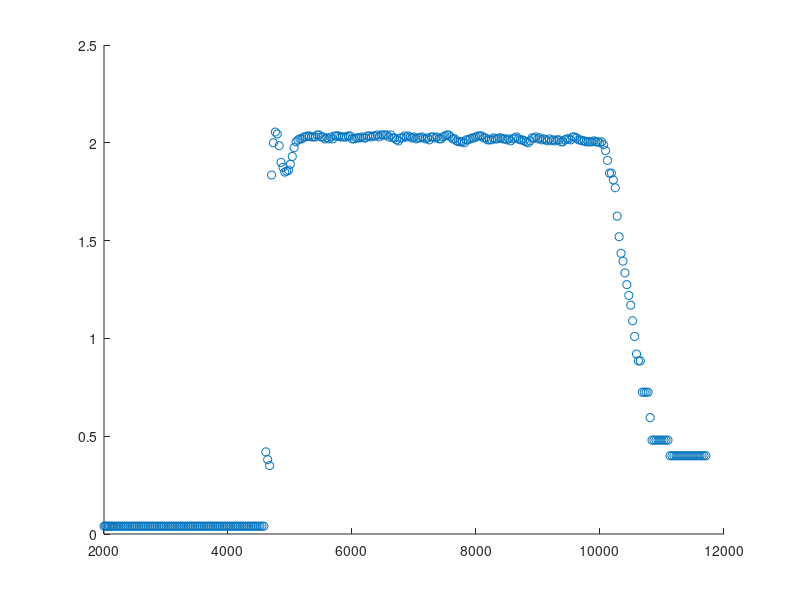

Write the MATLAB code that produced this figure.
close all;
clear all;
clear home;
clc;

Step1 = csvread('Ptest - working.csv');
Step2 = csvread('noP2.csv');
PureP1 = csvread('pureP1.csv');
PureP2 = csvread('pureP2.csv');
PwithFF1 = csvread('PwithFF1.csv');
PwithFF2 = csvread('PwithFF2.csv');
%Ptest = csvread('Ptest.csv'); Yesterday = to fast
% = csvread('noP1.csv');
%data1 = csvread('noP1.csv');

scatter(Step1(:,6),(Step1(:,5)+Step1(:,4))/2);
%hold;
%scatter(Step1(:,6),Step1(:,4));
%scatter(Step2(:,6),Step2(:,4));
%hold
%scatter(PureP1(:,6),PureP1(:,4));
%hold;
%scatter(PureP2(:,6),PureP2(:,4));
%hold
%scatter(PwithFF1(:,6),PwithFF1(:,4));
%hold;
%scatter(PwithFF2(:,6),PwithFF2(:,4));
